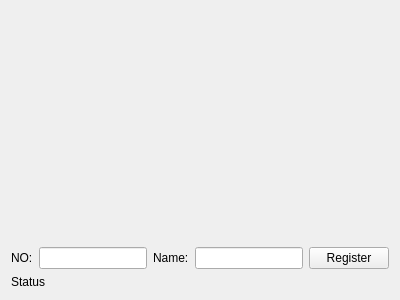
<?xml version="1.0" encoding="UTF-8"?>
<ui version="4.0">
 <class>CFrmRegisterVideo</class>
 <widget class="QWidget" name="CFrmRegisterVideo">
  <property name="geometry">
   <rect>
    <x>0</x>
    <y>0</y>
    <width>400</width>
    <height>300</height>
   </rect>
  </property>
  <property name="windowTitle">
   <string>Registe from Video</string>
  </property>
  <layout class="QGridLayout" name="gridLayout">
   <item row="1" column="0">
    <layout class="QHBoxLayout" name="horizontalLayout">
     <item>
      <widget class="QLabel" name="label">
       <property name="text">
        <string>NO:</string>
       </property>
      </widget>
     </item>
     <item>
      <widget class="QLineEdit" name="leNo"/>
     </item>
     <item>
      <widget class="QLabel" name="label_2">
       <property name="text">
        <string>Name:</string>
       </property>
      </widget>
     </item>
     <item>
      <widget class="QLineEdit" name="leName"/>
     </item>
     <item>
      <widget class="QPushButton" name="pbRegister">
       <property name="text">
        <string>Register</string>
       </property>
      </widget>
     </item>
    </layout>
   </item>
   <item row="0" column="0">
    <widget class="CFrmDisplay" name="wgDisplay" native="true">
     <property name="sizePolicy">
      <sizepolicy hsizetype="Expanding" vsizetype="Expanding">
       <horstretch>0</horstretch>
       <verstretch>0</verstretch>
      </sizepolicy>
     </property>
    </widget>
   </item>
   <item row="2" column="0">
    <widget class="QLabel" name="lbStatus">
     <property name="text">
      <string>Status</string>
     </property>
    </widget>
   </item>
  </layout>
 </widget>
 <customwidgets>
  <customwidget>
   <class>CFrmDisplay</class>
   <extends>QWidget</extends>
   <header location="global">FrmDisplay.h</header>
   <container>1</container>
  </customwidget>
 </customwidgets>
 <resources/>
 <connections/>
</ui>
